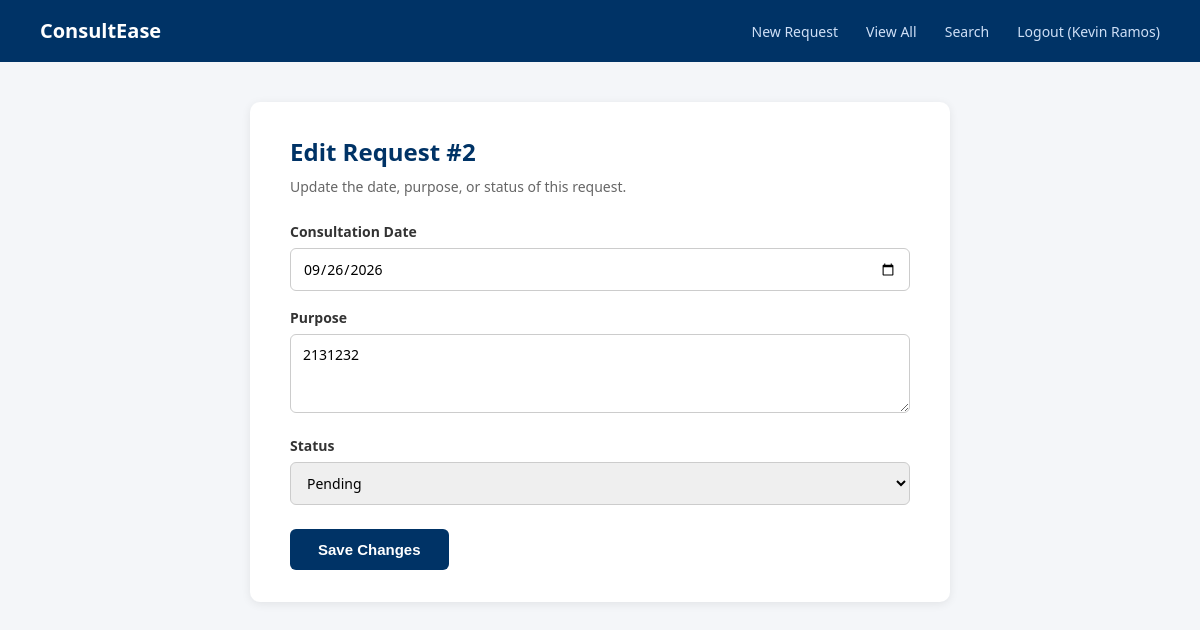
Page /edit_request.php?id=2 (signed in) on the committed database.
### tables this page shows
CREATE TABLE `consultation_requests` (
  `RequestID` int(11) NOT NULL,
  `StudentID` int(11) NOT NULL,
  `SlotID` int(11) NOT NULL,
  `ConsultationDate` date NOT NULL,
  `Purpose` varchar(255) NOT NULL,
  `Status` varchar(20) NOT NULL DEFAULT 'Pending',
  `DateRequested` date NOT NULL
);

### edit_request.php (the view, shortened to what this page needs)
<?php
$database = new Database();
$db = $database->connect();
$row = null;
if (isset($_GET['id'])) {
    $stmt = $db->prepare("SELECT * FROM consultation_requests WHERE RequestID = :id");
    $stmt->bindParam(':id', $_GET['id'], PDO::PARAM_INT);
    $stmt->execute();
    $row = $stmt->fetch(PDO::FETCH_ASSOC);
}
?>
<!DOCTYPE html>
<html>
<head>
    <link rel="stylesheet" href="style.css">
</head>
<body>
    <nav>
        <a href="index.php" class="brand">ConsultEase</a>
        <div class="links">
            <a href="add_request.php">New Request</a>
            <a href="view_requests.php">View All</a>
            <a href="search_requests.php">Search</a>
            <a href="logout.php">Logout (<?= htmlspecialchars($_SESSION['username']) ?>)</a>
        </div>
    </nav>
    <div class="container">
        <h2>Edit Request #<?= $row['RequestID'] ?></h2>
        <p class="subtitle">Update the date, purpose, or status of this request.</p>
        <form method="POST" action="update_request.php">
            <label>Consultation Date</label>
            <input type="date" name="ConsultationDate" value="<?= $row['ConsultationDate'] ?>" required>
            <label>Purpose</label>
            <textarea name="Purpose" rows="3" required><?= htmlspecialchars($row['Purpose']) ?></textarea>
            <label>Status</label>
            <select name="Status">
                <?php foreach (['Pending','Approved','Declined','Completed'] as $s): ?>
                    <option value="<?= $s ?>" <?= $row['Status'] === $s ? 'selected' : '' ?>><?= $s ?></option>
                <?php endforeach; ?>
            </select>
            <button type="submit">Save Changes</button>
        </form>
    </div>
</body>
</html>

### style.css (style rules this page uses)
* { box-sizing: border-box; margin: 0; padding: 0; }
body { font-family: 'Segoe UI', Arial, sans-serif; background: #f4f6f9; color: #222; line-height: 1.5; }
nav { background: #003366; padding: 16px 40px; display: flex; justify-content: space-between; align-items: center; }
nav a.brand { color: #fff; font-size: 20px; font-weight: bold; text-decoration: none; }
nav .links a { color: #cfe0f7; text-decoration: none; margin-left: 24px; font-size: 14px; }
.container { max-width: 700px; margin: 40px auto; background: #fff; padding: 32px 40px; border-radius: 10px; box-shadow: 0 2px 10px rgba(0,0,0,0.08); }
h2 { color: #003366; margin-bottom: 6px; }
.subtitle { color: #666; margin-bottom: 24px; font-size: 14px; }
label { display: block; margin-top: 16px; font-weight: 600; font-size: 14px; color: #333; }
select, input, textarea { width: 100%; padding: 10px 12px; margin-top: 6px; border: 1px solid #ccc; border-radius: 6px; font-size: 14px; font-family: inherit; }
button { margin-top: 24px; padding: 12px 28px; background: #003366; color: #fff; border: none; border-radius: 6px; font-size: 15px; font-weight: 600; cursor: pointer; }

### rows in the picture
consultation_requests: RequestID "2", ConsultationDate "09/26/2026", Purpose "2131232", Status "Pending"

### other values in the picture
$_SESSION['username'] "Kevin Ramos"
